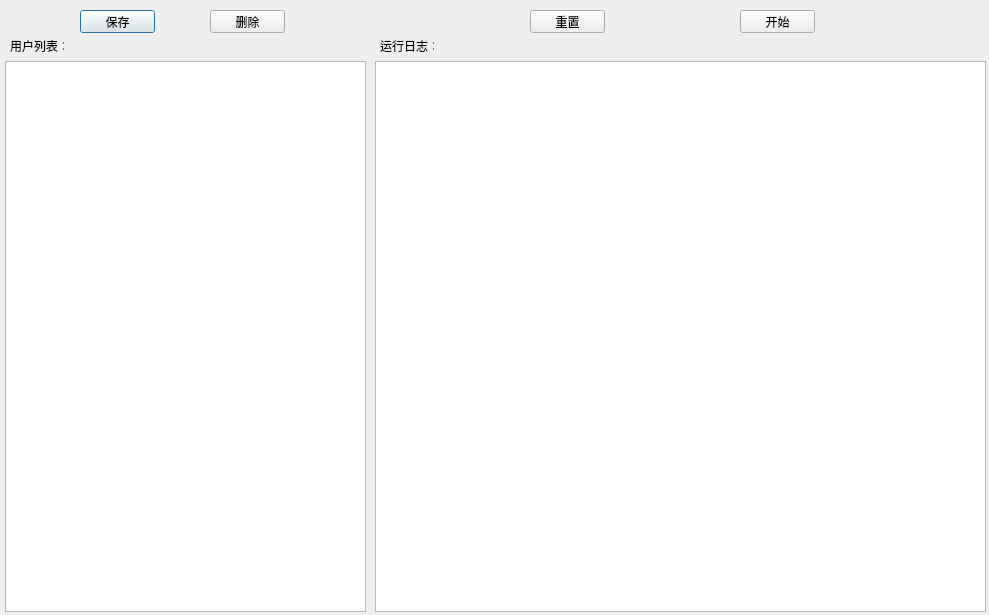
<?xml version="1.0" encoding="UTF-8"?>
<ui version="4.0">
 <class>Dialog</class>
 <widget class="QDialog" name="Dialog">
  <property name="geometry">
   <rect>
    <x>0</x>
    <y>0</y>
    <width>989</width>
    <height>615</height>
   </rect>
  </property>
  <property name="windowTitle">
   <string>Dialog</string>
  </property>
  <widget class="QTextBrowser" name="m_txt_log">
   <property name="geometry">
    <rect>
     <x>375</x>
     <y>61</y>
     <width>611</width>
     <height>551</height>
    </rect>
   </property>
  </widget>
  <widget class="QLabel" name="m_lab_user">
   <property name="geometry">
    <rect>
     <x>10</x>
     <y>40</y>
     <width>54</width>
     <height>12</height>
    </rect>
   </property>
   <property name="text">
    <string>用户列表：</string>
   </property>
  </widget>
  <widget class="QLabel" name="m_lab_log">
   <property name="geometry">
    <rect>
     <x>380</x>
     <y>40</y>
     <width>54</width>
     <height>12</height>
    </rect>
   </property>
   <property name="text">
    <string>运行日志：</string>
   </property>
  </widget>
  <widget class="QPushButton" name="m_btn_save">
   <property name="geometry">
    <rect>
     <x>80</x>
     <y>10</y>
     <width>75</width>
     <height>23</height>
    </rect>
   </property>
   <property name="text">
    <string>保存</string>
   </property>
  </widget>
  <widget class="QPushButton" name="m_btn_delet">
   <property name="geometry">
    <rect>
     <x>210</x>
     <y>10</y>
     <width>75</width>
     <height>23</height>
    </rect>
   </property>
   <property name="text">
    <string>删除</string>
   </property>
  </widget>
  <widget class="QTableView" name="m_tbl_user">
   <property name="geometry">
    <rect>
     <x>5</x>
     <y>61</y>
     <width>361</width>
     <height>551</height>
    </rect>
   </property>
  </widget>
  <widget class="QPushButton" name="m_btn_start">
   <property name="geometry">
    <rect>
     <x>740</x>
     <y>10</y>
     <width>75</width>
     <height>23</height>
    </rect>
   </property>
   <property name="text">
    <string>开始</string>
   </property>
  </widget>
  <widget class="QPushButton" name="m_btn_reset">
   <property name="geometry">
    <rect>
     <x>530</x>
     <y>10</y>
     <width>75</width>
     <height>23</height>
    </rect>
   </property>
   <property name="text">
    <string>重置</string>
   </property>
  </widget>
 </widget>
 <resources/>
 <connections>
  <connection>
   <sender>m_btn_reset</sender>
   <signal>clicked()</signal>
   <receiver>Dialog</receiver>
   <slot>user_state_reset()</slot>
   <hints>
    <hint type="sourcelabel">
     <x>554</x>
     <y>21</y>
    </hint>
    <hint type="destinationlabel">
     <x>180</x>
     <y>37</y>
    </hint>
   </hints>
  </connection>
  <connection>
   <sender>m_btn_start</sender>
   <signal>clicked()</signal>
   <receiver>Dialog</receiver>
   <slot>fetch_money_start()</slot>
   <hints>
    <hint type="sourcelabel">
     <x>789</x>
     <y>16</y>
    </hint>
    <hint type="destinationlabel">
     <x>355</x>
     <y>15</y>
    </hint>
   </hints>
  </connection>
  <connection>
   <sender>m_btn_save</sender>
   <signal>clicked()</signal>
   <receiver>Dialog</receiver>
   <slot>save_user_info()</slot>
   <hints>
    <hint type="sourcelabel">
     <x>154</x>
     <y>23</y>
    </hint>
    <hint type="destinationlabel">
     <x>174</x>
     <y>8</y>
    </hint>
   </hints>
  </connection>
  <connection>
   <sender>m_btn_delet</sender>
   <signal>clicked()</signal>
   <receiver>Dialog</receiver>
   <slot>delete_user_info()</slot>
   <hints>
    <hint type="sourcelabel">
     <x>224</x>
     <y>28</y>
    </hint>
    <hint type="destinationlabel">
     <x>258</x>
     <y>45</y>
    </hint>
   </hints>
  </connection>
  <connection>
   <sender>m_tbl_user</sender>
   <signal>doubleClicked(QModelIndex)</signal>
   <receiver>m_tbl_user</receiver>
   <slot>edit(QModelIndex)</slot>
   <hints>
    <hint type="sourcelabel">
     <x>175</x>
     <y>317</y>
    </hint>
    <hint type="destinationlabel">
     <x>214</x>
     <y>355</y>
    </hint>
   </hints>
  </connection>
 </connections>
 <slots>
  <slot>user_state_reset()</slot>
  <slot>fetch_money_start()</slot>
  <slot>save_user_info()</slot>
  <slot>delete_user_info()</slot>
 </slots>
</ui>
